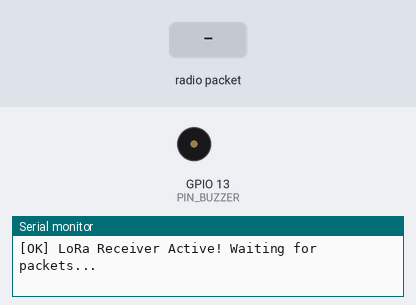
A sketch run on a simulated ESP32. Shown: buzzer (waves = sounding, pin HIGH), the last lines printed to the serial monitor. Inputs (shaded band) come from the test bench. No radio packets arrive unless stated.

Above: at 2.8 s.
2.9 s: radio packet "PKT:" arrives
At 3.3 s:
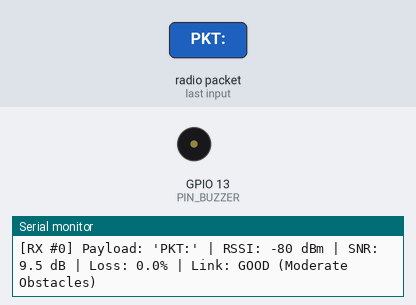
5.9 s: radio packet "," arrives
8.9 s: radio packet "5" arrives
11.9 s: radio packet "90" arrives
14.9 s: radio packet "200" arrives
Timing chart, 0 to 18.9 s (numbered marks = the images above; inputs shaded):
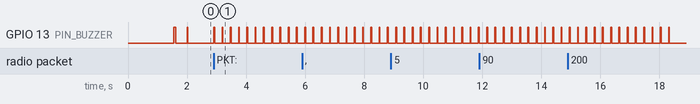

The sketch:

Receiver_Urban_Test.ino
```cpp
/*
 * ======================================================================================
 * PROJECT VEGA: LoRa Urban Benchmark & Parameter Test Suite (RECEIVER)
 * Target Hardware: Standard ESP32 DevKit OR Seeed Studio XIAO ESP32S3
 * Radio Module: SX1276 / Ra-02 (433MHz)
 *
 * BUZZER FEATURE: "Geiger-Counter" Audible RSSI Beacon
 *   - Strong Signal (LOS / Close by)  -> Rapid, fast beeping (120ms - 250ms interval)
 *   - Moderate Signal (Through walls)  -> Medium beeping (550ms interval)
 *   - Weak Signal (Edge of range)      -> Slow beeping (1100ms - 2000ms interval)
 *   - Lost Signal (>3.5s no packets)   -> Long warning pulse every 4 seconds
 * ======================================================================================
 */

#include <SPI.h>
#include <LoRa.h>

// --- AUTO-DETECT BOARD PINOUT ---
#if defined(CONFIG_IDF_TARGET_ESP32S3) || defined(ARDUINO_XIAO_ESP32S3)
    // Seeed Studio XIAO ESP32S3 Sense Pinout
    #define BOARD_NAME  "XIAO ESP32-S3 Sense"
    #define LORA_SCK    7   // D8
    #define LORA_MISO   8   // D9
    #define LORA_MOSI   9   // D10
    #define LORA_SS     4   // D3
    #define LORA_RST    5   // D4
    #define LORA_DIO0   6   // D5
    #define SENSE_SD_CS 21  // Disable onboard SD card
    #define PIN_BUZZER  2   // XIAO D1 (GPIO 2)
    SPIClass customSPI(FSPI);
    #define USE_CUSTOM_SPI 1
#else
    // Standard ESP32 DevKit (30-Pin / 36-Pin / 38-Pin)
    #define BOARD_NAME  "Standard ESP32 DevKit"
    #define LORA_SCK    18  // VSPI Clock
    #define LORA_MISO   19  // VSPI MISO
    #define LORA_MOSI   23  // VSPI MOSI
    #define LORA_SS     4   // NSS / CS
    #define LORA_RST    14  // Reset
    #define LORA_DIO0   26  // DIO0 Interrupt
    #define PIN_BUZZER  13  // Standard ESP32 GPIO 13
    #define USE_CUSTOM_SPI 0
#endif

// --- TEST PROFILES (MUST MATCH TRANSMITTER!) ---
enum LoRaProfile {
    PROFILE_BASELINE = 1,
    PROFILE_URBAN_PENETRATION,
    PROFILE_DRONE_FAST_CONTROL
};

// >>> MUST MATCH THE TRANSMITTER PROFILE! <<<
const LoRaProfile ACTIVE_PROFILE = PROFILE_URBAN_PENETRATION;

// Diagnostic Metrics
uint32_t totalPacketsReceived = 0;
uint32_t lastSequenceReceived = 0;
uint32_t packetsLost = 0;

// Signal Tracking for Buzzer
int lastRssi = -120;
float lastSnr = -10.0;
unsigned long lastPacketReceivedTime = 0;

// Non-blocking Buzzer State
bool buzzerActive = false;
unsigned long beepStartTime = 0;
unsigned long lastBeepCycleStart = 0;

void applyProfile(LoRaProfile prof) {
    switch (prof) {
        case PROFILE_BASELINE:
            Serial.println("[PROFILE] Selected: 1. BASELINE (SF7, BW 125kHz, CR 4/5)");
            LoRa.setSignalBandwidth(125E3);
            LoRa.setSpreadingFactor(7);
            LoRa.setCodingRate4(5);
            LoRa.setPreambleLength(8);
            LoRa.setSyncWord(0x12);
            break;

        case PROFILE_URBAN_PENETRATION:
            Serial.println("[PROFILE] Selected: 2. URBAN PENETRATION (SF10, BW 125kHz, CR 4/8, Off-channel)");
            LoRa.setFrequency(433.175E6);
            LoRa.setSignalBandwidth(125E3);
            LoRa.setSpreadingFactor(10);
            LoRa.setCodingRate4(8);
            LoRa.setPreambleLength(12);
            LoRa.setSyncWord(0xF3);
            LoRa.enableCrc();
            break;

        case PROFILE_DRONE_FAST_CONTROL:
            Serial.println("[PROFILE] Selected: 3. DRONE FAST CONTROL (SF7, BW 250kHz, CR 4/5)");
            LoRa.setFrequency(433.500E6);
            LoRa.setSignalBandwidth(250E3);
            LoRa.setSpreadingFactor(7);
            LoRa.setCodingRate4(5);
            LoRa.setPreambleLength(8);
            LoRa.setSyncWord(0xF3);
            LoRa.enableCrc();
            break;
    }
}

String getSignalQuality(int rssi, float snr) {
    if (snr > 5.0 && rssi > -80)  return "EXCELLENT (LOS)";
    if (snr > 0.0 && rssi > -100) return "GOOD (Moderate Obstacles)";
    if (snr > -10.0 && rssi > -115) return "DEGRADED (Heavy Concrete / Walls)";
    return "CRITICAL / EDGE-OF-RANGE";
}

// -------------------------------------------------------------
// NON-BLOCKING GEIGER-STYLE BUZZER ROUTINE
// -------------------------------------------------------------
void updateGeigerBuzzer() {
    unsigned long now = millis();
    bool signalLost = (now - lastPacketReceivedTime > 3500);

    uint32_t intervalMs = 2000;
    uint32_t beepDurationMs = 30; // 30ms crisp chirp

    if (signalLost) {
        intervalMs = 4000;       // Slow 4-second pulse
        beepDurationMs = 150;    // Long warning tone for lost signal
    } else {
        // Dynamic interval mapped to RSSI
        if (lastRssi >= -70)       intervalMs = 120;  // Super fast (Strong LOS)
        else if (lastRssi >= -85)  intervalMs = 250;  // Fast
        else if (lastRssi >= -100) intervalMs = 550;  // Medium (Through walls)
        else if (lastRssi >= -112) intervalMs = 1100; // Slow (Weak)
        else                       intervalMs = 2000; // Very slow (Edge of reception)
    }

    if (buzzerActive) {
        if (now - beepStartTime >= beepDurationMs) {
            digitalWrite(PIN_BUZZER, LOW);
            buzzerActive = false;
            lastBeepCycleStart = now;
        }
    } else {
        if (now - lastBeepCycleStart >= intervalMs) {
            digitalWrite(PIN_BUZZER, HIGH);
            buzzerActive = true;
            beepStartTime = now;
        }
    }
}

void setup() {
#if defined(SENSE_SD_CS)
    pinMode(SENSE_SD_CS, OUTPUT);
    digitalWrite(SENSE_SD_CS, HIGH);
#endif

    // Initialize Buzzer Pin
    pinMode(PIN_BUZZER, OUTPUT);
    digitalWrite(PIN_BUZZER, LOW);

    Serial.begin(115200);
    delay(1500);

    Serial.println("\n=======================================================");
    Serial.println("  PROJECT VEGA: LORA RECEIVER URBAN BENCHMARK & METRICS");
    Serial.print("  Detected Hardware: ");
    Serial.println(BOARD_NAME);
    Serial.print("  Geiger Buzzer Output: GPIO ");
    Serial.println(PIN_BUZZER);
    Serial.println("=======================================================");

#if USE_CUSTOM_SPI
    customSPI.begin(LORA_SCK, LORA_MISO, LORA_MOSI, LORA_SS);
    LoRa.setSPI(customSPI);
#else
    SPI.begin(LORA_SCK, LORA_MISO, LORA_MOSI, LORA_SS);
    LoRa.setSPI(SPI);
#endif

    LoRa.setPins(LORA_SS, LORA_RST, LORA_DIO0);

    if (!LoRa.begin(433E6)) {
        Serial.println("[ERROR] LoRa Receiver Initialization Failed!");
        Serial.println("        1. Check 3.3V power & common GND");
        Serial.println("        2. Check NSS/CS, RST, DIO0, and SPI wiring");
        while (1) { delay(1000); }
    }

    applyProfile(ACTIVE_PROFILE);
    Serial.println("[OK] LoRa Receiver Active! Waiting for packets...\n");

    // Startup confirmation chirp
    digitalWrite(PIN_BUZZER, HIGH);
    delay(80);
    digitalWrite(PIN_BUZZER, LOW);
}

void loop() {
    // 1. Run Non-blocking Geiger Buzzer (Ticks continuously)
    updateGeigerBuzzer();

    // 2. Check for incoming LoRa Packets
    int packetSize = LoRa.parsePacket();
    if (packetSize) {
        String payload = "";
        while (LoRa.available()) {
            payload += (char)LoRa.read();
        }

        totalPacketsReceived++;
        lastRssi = LoRa.packetRssi();
        lastSnr = LoRa.packetSnr();
        lastPacketReceivedTime = millis();

        // Extract packet sequence number (Payload format: "PKT:<num>,...")
        uint32_t currentSeq = 0;
        int pktIdx = payload.indexOf("PKT:");
        int commaIdx = payload.indexOf(",", pktIdx);
        if (pktIdx != -1 && commaIdx != -1) {
            currentSeq = payload.substring(pktIdx + 4, commaIdx).toInt();
        }

        // Detect dropped / lost packets
        if (lastSequenceReceived > 0 && currentSeq > (lastSequenceReceived + 1)) {
            uint32_t missed = currentSeq - lastSequenceReceived - 1;
            packetsLost += missed;
            Serial.print(">>> [WARNING] MISSED ");
            Serial.print(missed);
            Serial.println(" PACKET(S)! <<<");
        }
        lastSequenceReceived = currentSeq;

        float packetLossRate = 0.0;
        if (totalPacketsReceived + packetsLost > 0) {
            packetLossRate = ((float)packetsLost / (float)(totalPacketsReceived + packetsLost)) * 100.0f;
        }

        // Print Diagnostic Telemetry
        Serial.print("[RX #");
        Serial.print(currentSeq);
        Serial.print("] Payload: '");
        Serial.print(payload);
        Serial.print("' | RSSI: ");
        Serial.print(lastRssi);
        Serial.print(" dBm | SNR: ");
        Serial.print(lastSnr, 1);
        Serial.print(" dB | Loss: ");
        Serial.print(packetLossRate, 1);
        Serial.print("% | Link: ");
        Serial.println(getSignalQuality(lastRssi, lastSnr));
    }
}
```

Measured:
- after the input at 2.9 s, GPIO 13 (PIN_BUZZER): alternates HIGH for 0.03 s and LOW for 0.25 s, starting at once
